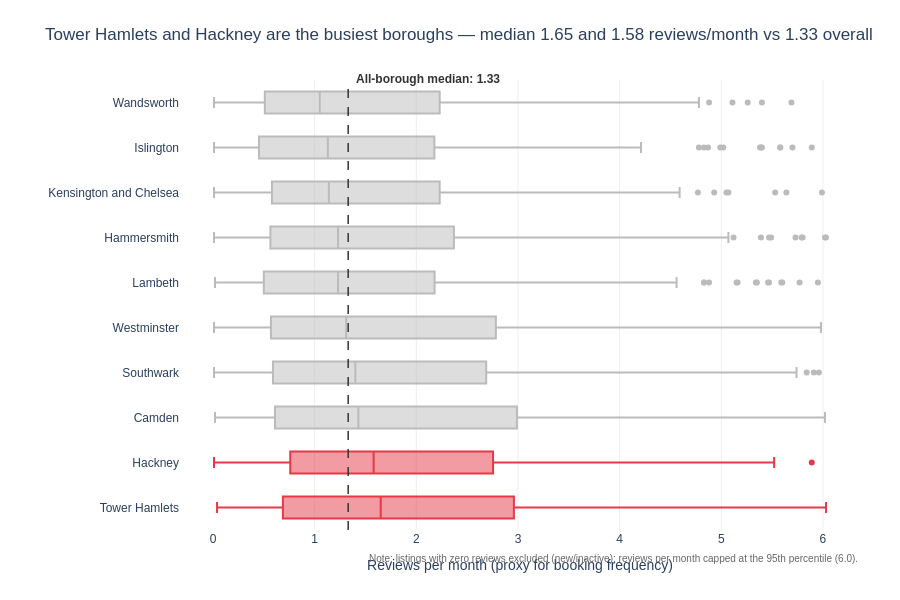

The code cell stored with this chart in its notebook:
### Markdown cell above
## Task 2 — Box plot: listing activity by borough

**What to build:** A **horizontal box plot** comparing listing activity (reviews per month) across London boroughs — reviews per month is a proxy for how frequently a listing is booked.

**Requirements:**
- Horizontal orientation (borough names are long)
- Sorted by median reviews per month (most active at top)
- Highlight the **two most active** boroughs in a different colour
- Outliers shown as individual points
- Insight title naming the two busiest boroughs

> 💡 Some listings have zero reviews — these are new or inactive listings. Filter them out before plotting

### Code cell
# Task 2 — horizontal box plot: reviews per month by borough
# Zero / missing reviews = new or inactive listings, so filter them out
df_act = df[df['reviews_per_month'] > 0].dropna(subset=['reviews_per_month']).copy()

# Cap the extreme tail here too (same 95th-percentile rule), disclosed in the annotation
rpm_p95 = df_act['reviews_per_month'].quantile(0.95)
df_act = df_act[df_act['reviews_per_month'] <= rpm_p95]

# Sort ascending: in a horizontal plotly box the LAST category is drawn at the TOP -> most active on top
med = df_act.groupby('neighbourhood')['reviews_per_month'].median().sort_values(ascending=True)
order = med.index.tolist()
top2 = med.index[-1], med.index[-2]          # (busiest, second busiest)
overall_median = df_act['reviews_per_month'].median()

# Colour has meaning: highlight = two most active boroughs, everyone else grey
cmap = {b: ('#E63946' if b in top2 else '#BBBBBB') for b in order}

fig = px.box(
    df_act, x='reviews_per_month', y='neighbourhood',
    color='neighbourhood', color_discrete_map=cmap,
    orientation='h',
    points='outliers',                         # outliers as individual points
    category_orders={'neighbourhood': order},
    labels={'reviews_per_month': 'Reviews per month', 'neighbourhood': ''},
    height=max(600, 22 * len(order) + 150)
)

# Overall median reference line
fig.add_vline(x=overall_median, line_dash='dash', line_color='#333333', line_width=1.5)
fig.add_annotation(
    x=overall_median, y=1.0, xref='x', yref='paper', showarrow=False,
    xanchor='left', xshift=6, yshift=10,
    text=f'<b>All-borough median: {overall_median:.2f}</b>',
    font=dict(size=12, color='#333333')
)

# Disclose filters
fig.add_annotation(
    x=1, y=-0.08, xref='paper', yref='paper', showarrow=False, xanchor='right',
    text=(f'Note: listings with zero reviews excluded (new/inactive); reviews per month capped at the '
          f'95th percentile ({rpm_p95:.1f}).'),
    font=dict(size=10, color='#666666')
)

fig.update_layout(
    title=(f'{top2[0]} and {top2[1]} are the busiest boroughs — median {med[top2[0]]:.2f} and '
           f'{med[top2[1]]:.2f} reviews/month vs {overall_median:.2f} overall'),
    plot_bgcolor='white', paper_bgcolor='white',
    font=dict(family='Arial', size=12),
    xaxis=dict(gridcolor='#EEEEEE', title='Reviews per month (proxy for booking frequency)'),
    yaxis=dict(showgrid=False, title=''),
    showlegend=False,
    margin=dict(l=180, r=40, t=80, b=70)
)
fig.show()
fig.show(renderer="png")

### Figure 1 — Plotly figure (JSON) as saved in the notebook; plotly's stock layout.template omitted (floating-point values rounded to 4 significant figures; data arrays with more than 128 entries replaced by an {"elided": "..."} marker saying what was removed)
{"data": [{"alignmentgroup": "True", "boxpoints": "outliers", "hovertemplate": "=%{y}<br>Reviews per month=%{x}<extra></extra>", "legendgroup": "Wandsworth", "marker": {"color": "#BBBBBB"}, "name": "Wandsworth", "notched": false, "offsetgroup": "Wandsworth", "orientation": "h", "showlegend": true, "type": "box", "x": {"elided": "218 float values"}, "x0": " ", "xaxis": "x", "y": {"elided": "218 str values"}, "y0": " ", "yaxis": "y"}, {"alignmentgroup": "True", "boxpoints": "outliers", "hovertemplate": "=%{y}<br>Reviews per month=%{x}<extra></extra>", "legendgroup": "Islington", "marker": {"color": "#BBBBBB"}, "name": "Islington", "notched": false, "offsetgroup": "Islington", "orientation": "h", "showlegend": true, "type": "box", "x": {"elided": "227 float values"}, "x0": " ", "xaxis": "x", "y": {"elided": "227 str values"}, "y0": " ", "yaxis": "y"}, {"alignmentgroup": "True", "boxpoints": "outliers", "hovertemplate": "=%{y}<br>Reviews per month=%{x}<extra></extra>", "legendgroup": "Kensington and Chelsea", "marker": {"color": "#BBBBBB"}, "name": "Kensington and Chelsea", "notched": false, "offsetgroup": "Kensington and Chelsea", "orientation": "h", "showlegend": true, "type": "box", "x": {"elided": "234 float values"}, "x0": " ", "xaxis": "x", "y": {"elided": "234 str values"}, "y0": " ", "yaxis": "y"}, {"alignmentgroup": "True", "boxpoints": "outliers", "hovertemplate": "=%{y}<br>Reviews per month=%{x}<extra></extra>", "legendgroup": "Hammersmith", "marker": {"color": "#BBBBBB"}, "name": "Hammersmith", "notched": false, "offsetgroup": "Hammersmith", "orientation": "h", "showlegend": true, "type": "box", "x": {"elided": "229 float values"}, "x0": " ", "xaxis": "x", "y": {"elided": "229 str values"}, "y0": " ", "yaxis": "y"}, {"alignmentgroup": "True", "boxpoints": "outliers", "hovertemplate": "=%{y}<br>Reviews per month=%{x}<extra></extra>", "legendgroup": "Lambeth", "marker": {"color": "#BBBBBB"}, "name": "Lambeth", "notched": false, "offsetgroup": "Lambeth", "orientation": "h", "showlegend": true, "type": "box", "x": {"elided": "236 float values"}, "x0": " ", "xaxis": "x", "y": {"elided": "236 str values"}, "y0": " ", "yaxis": "y"}, {"alignmentgroup": "True", "boxpoints": "outliers", "hovertemplate": "=%{y}<br>Reviews per month=%{x}<extra></extra>", "legendgroup": "Westminster", "marker": {"color": "#BBBBBB"}, "name": "Westminster", "notched": false, "offsetgroup": "Westminster", "orientation": "h", "showlegend": true, "type": "box", "x": {"elided": "251 float values"}, "x0": " ", "xaxis": "x", "y": {"elided": "251 str values"}, "y0": " ", "yaxis": "y"}, {"alignmentgroup": "True", "boxpoints": "outliers", "hovertemplate": "=%{y}<br>Reviews per month=%{x}<extra></extra>", "legendgroup": "Southwark", "marker": {"color": "#BBBBBB"}, "name": "Southwark", "notched": false, "offsetgroup": "Southwark", "orientation": "h", "showlegend": true, "type": "box", "x": {"elided": "255 float values"}, "x0": " ", "xaxis": "x", "y": {"elided": "255 str values"}, "y0": " ", "yaxis": "y"}, {"alignmentgroup": "True", "boxpoints": "outliers", "hovertemplate": "=%{y}<br>Reviews per month=%{x}<extra></extra>", "legendgroup": "Camden", "marker": {"color": "#BBBBBB"}, "name": "Camden", "notched": false, "offsetgroup": "Camden", "orientation": "h", "showlegend": true, "type": "box", "x": {"elided": "232 float values"}, "x0": " ", "xaxis": "x", "y": {"elided": "232 str values"}, "y0": " ", "yaxis": "y"}, {"alignmentgroup": "True", "boxpoints": "outliers", "hovertemplate": "=%{y}<br>Reviews per month=%{x}<extra></extra>", "legendgroup": "Hackney", "marker": {"color": "#E63946"}, "name": "Hackney", "notched": false, "offsetgroup": "Hackney", "orientation": "h", "showlegend": true, "type": "box", "x": {"elided": "240 float values"}, "x0": " ", "xaxis": "x", "y": {"elided": "240 str values"}, "y0": " ", "yaxis": "y"}, {"alignmentgroup": "True", "boxpoints": "outliers", "hovertemplate": "=%{y}<br>Reviews per month=%{x}<extra></extra>", "legendgroup": "Tower Hamlets", "marker": {"color": "#E63946"}, "name": "Tower Hamlets", "notched": false, "offsetgroup": "Tower Hamlets", "orientation": "h", "showlegend": true, "type": "box", "x": {"elided": "249 float values"}, "x0": " ", "xaxis": "x", "y": {"elided": "249 str values"}, "y0": " ", "yaxis": "y"}], "layout": {"annotations": [{"font": {"color": "#333333", "size": 12}, "showarrow": false, "text": "<b>All-borough median: 1.33</b>", "x": 1.33, "xanchor": "left", "xref": "x", "xshift": 6, "y": 1, "yref": "paper", "yshift": 10}, {"font": {"color": "#666666", "size": 10}, "showarrow": false, "text": "Note: listings with zero reviews excluded (new/inactive); reviews per month capped at the 95th percentile (6.0).", "x": 1, "xanchor": "right", "xref": "paper", "y": -0.08, "yref": "paper"}], "boxmode": "overlay", "font": {"family": "Arial", "size": 12}, "height": 600, "legend": {"title": {"text": ""}, "tracegroupgap": 0}, "margin": {"b": 70, "l": 180, "r": 40, "t": 80}, "paper_bgcolor": "white", "plot_bgcolor": "white", "shapes": [{"line": {"color": "#333333", "dash": "dash", "width": 1.5}, "type": "line", "x0": 1.33, "x1": 1.33, "xref": "x", "y0": 0, "y1": 1, "yref": "y domain"}], "showlegend": false, "title": {"text": "Tower Hamlets and Hackney are the busiest boroughs — median 1.65 and 1.58 reviews/month vs 1.33 overall"}, "xaxis": {"anchor": "y", "domain": [0, 1], "gridcolor": "#EEEEEE", "title": {"text": "Reviews per month (proxy for booking frequency)"}}, "yaxis": {"anchor": "x", "categoryarray": ["Tower Hamlets", "Hackney", "Camden", "Southwark", "Westminster", "Lambeth", "Hammersmith", "Kensington and Chelsea", "Islington", "Wandsworth"], "categoryorder": "array", "domain": [0, 1], "showgrid": false, "title": {"text": ""}}}}
